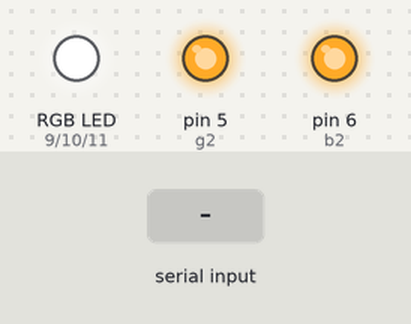
The sketch below on a simulated Arduino Uno, built with avr-gcc and run on an emulated ATmega328P. On the bench: an RGB LED mixed from three pins (HIGH = lit), output pins drawn as LEDs (lit = HIGH). Inputs (shaded band) come from the test bench. Pins used as bus, display or sensor lines are not drawn.

Above: at 1.7 s.
1.8 s: "r 100\n" received over Serial
At 2.1 s:
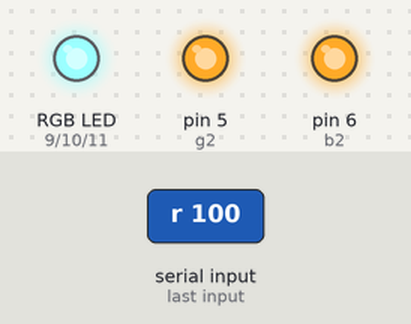
3.3 s: "r 45\n" received over Serial
At 4.5 s:
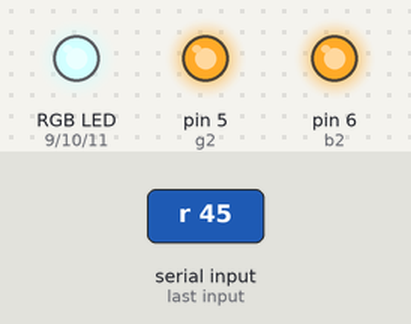
4.8 s: "g 45\n" received over Serial
At 5.6 s:
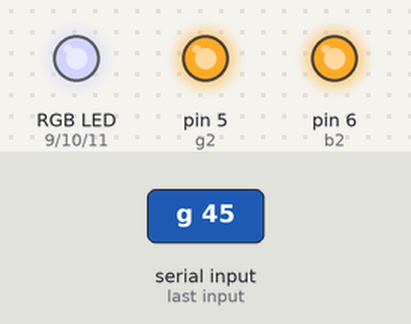
6.3 s: "b 45\n" received over Serial
At 6.8 s:
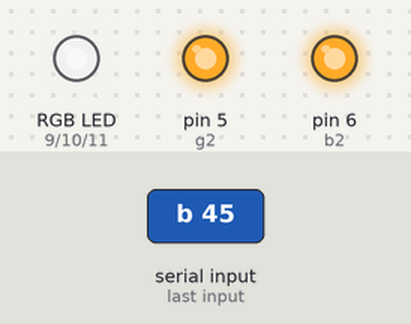
7.8 s: "y 45\n" received over Serial
At 9.0 s:
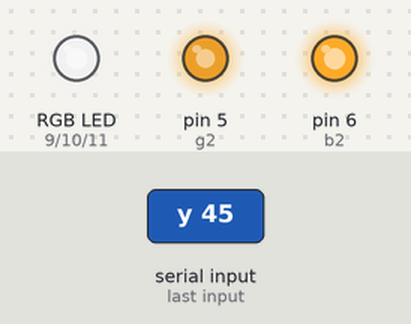
9.3 s: "r 100\n" received over Serial
At 10.3 s:
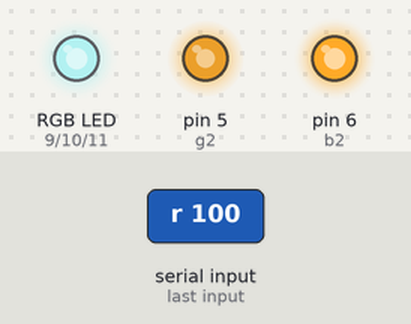
Timing chart, 0 to 11.8 s (numbered marks = the images above; inputs shaded):
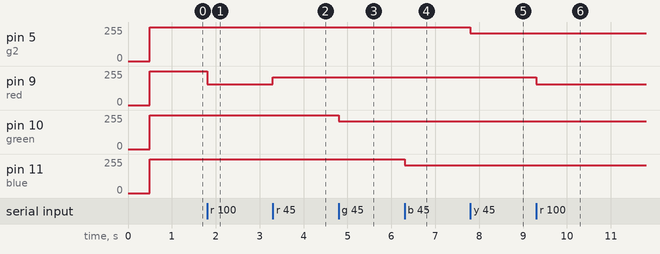

The sketch:

ard.ino
```cpp
#define bluetooth Serial

int red = 9;       // LOW = on, HIGH = off
int green = 10;    // LOW = on, HIGH = off
int blue = 11;     // LOW = on, HIGH = off
int r2=3;
int g2=5;
int b2=6;
char cmd[100];
int cmdIndex;

void exeCmd() {

  if( (cmd[0]=='r' || cmd[0]=='g' || cmd[0]=='b' || cmd[0]=='x' || cmd[0]=='y' || cmd[0]=='z') && cmd[1]==' ' ) {
    // "r", "g", "b" are the ids for red, green and blue
       int tval=0;
       String Sval;
       for(int i=2; cmd[i]!=0; i++) {
         Sval=Sval+(cmd[i]);

       }
       //Serial.println(Sval);
       tval=Sval.toInt();
       // if cmd is "r 100", val will be 100
       if(cmd[0]=='r') analogWrite(red, 255-tval);
       if(cmd[0]=='g') analogWrite(green, 255-tval);
       if(cmd[0]=='b') analogWrite(blue, 255-tval);
       if(cmd[0]=='x') analogWrite(r2, 255-tval);
       if(cmd[0]=='y') analogWrite(g2, 255-tval);
       if(cmd[0]=='z') analogWrite(b2, 255-tval);
  }
}

void setup() {

  delay(500); // wait for bluetooth module to start

  bluetooth.begin(115200); // Bluetooth default baud is 115200

  pinMode(red, OUTPUT);
  pinMode(green, OUTPUT);
  pinMode(blue, OUTPUT);

  digitalWrite(red, HIGH);  // off
  digitalWrite(green, HIGH);  // off
  digitalWrite(blue, HIGH);  // off

  pinMode(r2, OUTPUT);
  pinMode(g2, OUTPUT);
  pinMode(b2, OUTPUT);

  digitalWrite(r2, HIGH);  // off
  digitalWrite(g2, HIGH);  // off
  digitalWrite(b2, HIGH);  // off

  cmdIndex = 0;
}

void loop() {

  if(bluetooth.available()) {

    char c = (char)bluetooth.read();

    if(c=='\n') {
      cmd[cmdIndex] = 0;
      exeCmd();  // execute the command
      cmdIndex = 0; // reset the cmdIndex
    } else {
      cmd[cmdIndex] = c;
      if(cmdIndex<99) cmdIndex++;
    }
  }
}
```

Measured:
- after the input at 1.8 s, pin 9 (red): 255/255 → 155/255 at once
- after the input at 3.3 s, pin 9 (red): 155/255 → 210/255 at once
- after the input at 4.8 s, pin 10 (green): 255/255 → 210/255 at once
- after the input at 6.3 s, pin 11 (blue): 255/255 → 210/255 at once
- after the input at 7.8 s, pin 5 (g2): 255/255 → 210/255 at once
- after the input at 9.3 s, pin 9 (red): 210/255 → 155/255 at once
